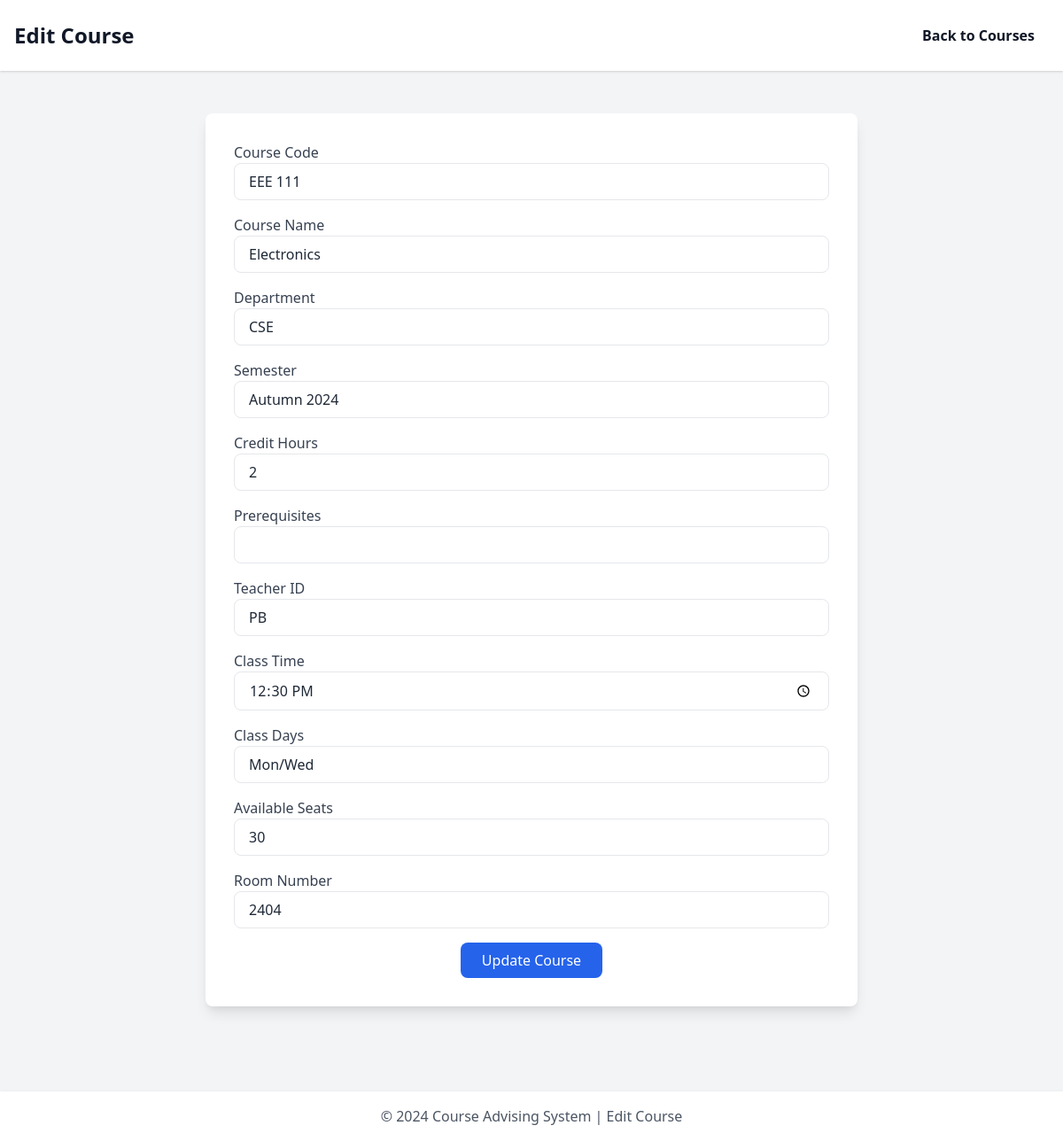
Screenshot of /pages/edit_course.php?id=49 (signed in) with the database file from the repository.
### tables this page shows
CREATE TABLE `courses` (
  `id` int(11) NOT NULL,
  `course_code` varchar(10) NOT NULL,
  `course_name` varchar(100) NOT NULL,
  `department` varchar(10) NOT NULL,
  `semester` varchar(20) DEFAULT NULL,
  `credit_hours` int(11) NOT NULL,
  `prerequisites` varchar(100) DEFAULT NULL,
  `teacher_id` varchar(10) DEFAULT NULL,
  `class_time` time NOT NULL,
  `class_days` varchar(20) NOT NULL,
  `seats_available` int(11) DEFAULT NULL,
  `room_number` varchar(10) DEFAULT NULL
);

### pages/edit_course.php (the view, shortened to what this page needs)
<?php
require 'db.php';
$course_id = $_GET['id'];
$sql = "SELECT * FROM courses WHERE id = $course_id";
$result = $conn->query($sql);
if ($result->num_rows > 0) {
    $course = $result->fetch_assoc();
} else {
    header("Location: manage_courses.php");
    exit;
}
?>
<!DOCTYPE html>
<html lang="en">
<head>
    <link href="https://cdn.jsdelivr.net/npm/tailwindcss@2.2.19/dist/tailwind.min.css" rel="stylesheet">
</head>
<body class="bg-gray-100 text-gray-800">
    <header class="bg-white shadow">
        <div class="max-w-7xl mx-auto px-4 py-6 flex justify-between items-center">
            <h1 class="text-2xl font-bold text-gray-900">Edit Course</h1>
            <nav>
                <a href="manage_courses.php" class="text-gray-900 hover:text-blue-600 font-bold py-2 px-4">Back to Courses</a>
            </nav>
        </div>
    </header>
    <main class="max-w-3xl mx-auto px-4 py-12">
        <form method="POST" action="edit_course.php?id=<?php echo $course_id; ?>" class="bg-white shadow-lg rounded-lg p-8">
            <div class="mb-4">
                <label for="course_code" class="block text-gray-700">Course Code</label>
                <input type="text" name="course_code" id="course_code" class="w-full px-4 py-2 border rounded-lg" required value="<?php echo htmlspecialchars($course['course_code']); ?>">
            </div>
            <div class="mb-4">
                <label for="course_name" class="block text-gray-700">Course Name</label>
                <input type="text" name="course_name" id="course_name" class="w-full px-4 py-2 border rounded-lg" required value="<?php echo htmlspecialchars($course['course_name']); ?>">
            </div>
            <div class="mb-4">
                <label for="department" class="block text-gray-700">Department</label>
                <input type="text" name="department" id="department" class="w-full px-4 py-2 border rounded-lg" required value="<?php echo htmlspecialchars($course['department']); ?>">
            </div>
            <div class="mb-4">
                <label for="semester" class="block text-gray-700">Semester</label>
                <input type="text" name="semester" id="semester" class="w-full px-4 py-2 border rounded-lg" required value="<?php echo htmlspecialchars($course['semester']); ?>">
            </div>
            <div class="mb-4">
                <label for="credit_hours" class="block text-gray-700">Credit Hours</label>
                <input type="number" name="credit_hours" id="credit_hours" class="w-full px-4 py-2 border rounded-lg" required value="<?php echo htmlspecialchars($course['credit_hours']); ?>">
            </div>
            <div class="mb-4">
                <label for="prerequisites" class="block text-gray-700">Prerequisites</label>
                <input type="text" name="prerequisites" id="prerequisites" class="w-full px-4 py-2 border rounded-lg" value="<?php echo htmlspecialchars($course['prerequisites']); ?>">
            </div>
            <div class="mb-4">
                <label for="teacher_id" class="block text-gray-700">Teacher ID</label>
                <input type="text" name="teacher_id" id="teacher_id" class="w-full px-4 py-2 border rounded-lg" value="<?php echo htmlspecialchars($course['teacher_id']); ?>">
            </div>
            <div class="mb-4">
                <label for="class_time" class="block text-gray-700">Class Time</label>
                <input type="time" name="class_time" id="class_time" class="w-full px-4 py-2 border rounded-lg" required value="<?php echo htmlspecialchars($course['class_time']); ?>">
            </div>
            <div class="mb-4">
                <label for="class_days" class="block text-gray-700">Class Days</label>
                <input type="text" name="class_days" id="class_days" class="w-full px-4 py-2 border rounded-lg" required value="<?php echo htmlspecialchars($course['class_days']); ?>">
            </div>
            <div class="mb-4">
                <label for="seats_available" class="block text-gray-700">Available Seats</label>
                <input type="number" name="seats_available" id="seats_available" class="w-full px-4 py-2 border rounded-lg" value="<?php echo htmlspecialchars($course['seats_available']); ?>">
            </div>
            <div class="mb-4">
                <label for="room_number" class="block text-gray-700">Room Number</label>
                <input type="text" name="room_number" id="room_number" class="w-full px-4 py-2 border rounded-lg" value="<?php echo htmlspecialchars($course['room_number']); ?>">
            </div>
            <div class="text-center">
                <button type="submit" class="bg-blue-600 text-white py-2 px-6 rounded-lg">Update Course</button>
            </div>
        </form>
    </main>
    <footer class="bg-white shadow mt-12">
        <div class="max-w-7xl mx-auto px-4 py-4 text-center">
            <p class="text-gray-600">&copy; 2024 Course Advising System | Edit Course</p>
        </div>
    </footer>
</body>
</html>

### rows the page displays
courses: course_code "EEE 111", course_name "Electronics", department "CSE", semester "Autumn 2024", credit_hours "2", teacher_id "PB", class_time "12:30:00", class_days "Mon/Wed", seats_available "30", room_number "2404"
